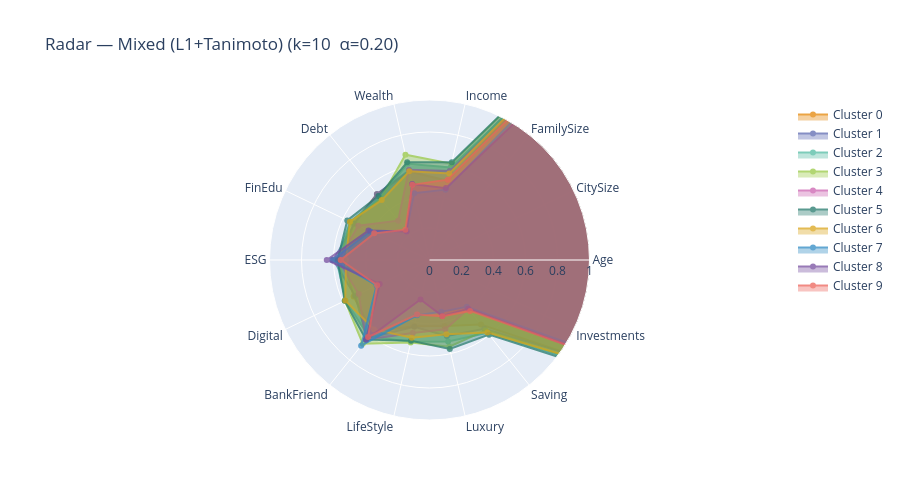

Notebook code cell kept with this figure:
### Code cell
JOB_MAP  = {1: "Unemployed", 2: "Employee", 3: "Manager",
             4: "Entrepreneur", 5: "Retired"}
INV_MAP  = {1: "None", 2: "Lump Sum", 3: "Cap. Accum."}
GEN_MAP  = {0: "Male", 1: "Female"}
AREA_MAP = {1: "North", 2: "Center", 3: "South"}

KEY_FEATURES = ["Income", "Wealth", "Debt", "Saving", "Luxury", "FinEdu"]
PAL          = px.colors.qualitative.Vivid

for name, src in umap_sources.items():
    k   = src["k"]
    lbl = src["labels"]
    alpha_tag = f"  α={src['alpha']:.2f}" if src["alpha"] is not None else ""

    df_p = df.copy()
    df_p["Cluster"] = lbl

    num_profile_cols = [c for c in numerical_cols if c in df_p.columns]

    # ── Summary table ─────────────────────────────────────────────────────────
    rows = []
    for c in range(k):
        g   = df_p[df_p["Cluster"] == c]
        row = {"Cluster": c, "N": len(g), "%": f"{len(g)/len(df_p)*100:.1f}%"}
        for col in num_profile_cols:
            row[col] = round(float(g[col].mean()), 3)
        row["Job"]    = JOB_MAP.get(int(g["Job"].mode()[0]), "?")
        row["Gender"] = GEN_MAP.get(int(g["Gender"].mode()[0]), "?")
        row["Area"]   = AREA_MAP.get(int(g["Area"].mode()[0]), "?")
        rows.append(row)

    print(f"\n{'='*60}")
    print(f" {name} — k={k}{alpha_tag} cluster summary")
    print(f"{'='*60}")
    display(pd.DataFrame(rows))

    # ── Radar chart ───────────────────────────────────────────────────────────
    radar = go.Figure()
    for c in range(k):
        g    = df_p[df_p["Cluster"] == c]
        vals = [float(g[col].mean()) for col in num_profile_cols]
        radar.add_trace(go.Scatterpolar(
            r=vals + [vals[0]],
            theta=num_profile_cols + [num_profile_cols[0]],
            fill="toself", name=f"Cluster {c}",
            line_color=PAL[c], opacity=0.75,
        ))
    radar.update_layout(
        polar=dict(radialaxis=dict(visible=True, range=[0, 1])),
        title=f"Radar — {name} (k={k}{alpha_tag})",
        height=500,
    )
    radar.show()

    # ── Boxplots for key features ─────────────────────────────────────────────
    box = make_subplots(rows=1, cols=len(KEY_FEATURES),
                        subplot_titles=KEY_FEATURES)
    for ci, col in enumerate(KEY_FEATURES):
        for c in range(k):
            g = df_p[df_p["Cluster"] == c]
            box.add_trace(go.Box(
                y=g[col].tolist(), name=f"Cluster {c}",
                marker_color=PAL[c], showlegend=(ci == 0),
            ), row=1, col=ci + 1)
    box.update_layout(
        height=420, boxmode="group",
        title_text=f"Key Features by Cluster — {name} (k={k}{alpha_tag})",
    )
    box.show()

### Figure 1 — Plotly figure (JSON) as saved in the notebook; plotly's stock layout.template omitted (floating-point values rounded to 4 significant figures)
{"data": [{"fill": "toself", "line": {"color": "rgb(229, 134, 6)"}, "name": "Cluster 0", "opacity": 0.75, "r": [57.06, 1.611, 3.056, 0.5075, 0.567, 0.5262, 0.5284, 0.5359, 0.5263, 0.5724, 0.4249, 0.4228, 0.516, 2.222, 57.06], "theta": ["Age", "CitySize", "FamilySize", "Income", "Wealth", "Debt", "FinEdu", "ESG", "Digital", "BankFriend", "LifeStyle", "Luxury", "Saving", "Investments", "Age"], "type": "scatterpolar"}, {"fill": "toself", "line": {"color": "rgb(93, 105, 177)"}, "name": "Cluster 1", "opacity": 0.75, "r": [69.95, 1.762, 2.905, 0.57, 0.5741, 0.5277, 0.5206, 0.6017, 0.5158, 0.6268, 0.4276, 0.4874, 0.5501, 2, 69.95], "theta": ["Age", "CitySize", "FamilySize", "Income", "Wealth", "Debt", "FinEdu", "ESG", "Digital", "BankFriend", "LifeStyle", "Luxury", "Saving", "Investments", "Age"], "type": "scatterpolar"}, {"fill": "toself", "line": {"color": "rgb(82, 188, 163)"}, "name": "Cluster 2", "opacity": 0.75, "r": [56.32, 2.049, 2.407, 0.5926, 0.6167, 0.4986, 0.5496, 0.581, 0.5827, 0.6108, 0.5245, 0.5225, 0.5822, 2.228, 56.32], "theta": ["Age", "CitySize", "FamilySize", "Income", "Wealth", "Debt", "FinEdu", "ESG", "Digital", "BankFriend", "LifeStyle", "Luxury", "Saving", "Investments", "Age"], "type": "scatterpolar"}, {"fill": "toself", "line": {"color": "rgb(153, 201, 69)"}, "name": "Cluster 3", "opacity": 0.75, "r": [53.51, 1.971, 2.743, 0.6171, 0.6751, 0.4898, 0.5479, 0.5604, 0.5868, 0.669, 0.5283, 0.5561, 0.5628, 2.229, 53.51], "theta": ["Age", "CitySize", "FamilySize", "Income", "Wealth", "Debt", "FinEdu", "ESG", "Digital", "BankFriend", "LifeStyle", "Luxury", "Saving", "Investments", "Age"], "type": "scatterpolar"}, {"fill": "toself", "line": {"color": "rgb(204, 97, 176)"}, "name": "Cluster 4", "opacity": 0.75, "r": [60.83, 2.043, 2.217, 0.5713, 0.578, 0.314, 0.4939, 0.5694, 0.4909, 0.6362, 0.4685, 0.4441, 0.3904, 2.043, 60.83], "theta": ["Age", "CitySize", "FamilySize", "Income", "Wealth", "Debt", "FinEdu", "ESG", "Digital", "BankFriend", "LifeStyle", "Luxury", "Saving", "Investments", "Age"], "type": "scatterpolar"}, {"fill": "toself", "line": {"color": "rgb(36, 121, 108)"}, "name": "Cluster 5", "opacity": 0.75, "r": [57.71, 1.992, 2.713, 0.6262, 0.627, 0.5118, 0.5706, 0.5743, 0.5884, 0.6365, 0.5174, 0.5707, 0.5969, 2.403, 57.71], "theta": ["Age", "CitySize", "FamilySize", "Income", "Wealth", "Debt", "FinEdu", "ESG", "Digital", "BankFriend", "LifeStyle", "Luxury", "Saving", "Investments", "Age"], "type": "scatterpolar"}, {"fill": "toself", "line": {"color": "rgb(218, 165, 27)"}, "name": "Cluster 6", "opacity": 0.75, "r": [55.55, 1.85, 2.6, 0.5539, 0.5689, 0.4788, 0.5521, 0.5216, 0.5844, 0.555, 0.4978, 0.4759, 0.5803, 2.05, 55.55], "theta": ["Age", "CitySize", "FamilySize", "Income", "Wealth", "Debt", "FinEdu", "ESG", "Digital", "BankFriend", "LifeStyle", "Luxury", "Saving", "Investments", "Age"], "type": "scatterpolar"}, {"fill": "toself", "line": {"color": "rgb(47, 138, 196)"}, "name": "Cluster 7", "opacity": 0.75, "r": [74.94, 1.638, 2.34, 0.4509, 0.4284, 0.2319, 0.4104, 0.607, 0.3668, 0.6854, 0.3542, 0.3324, 0.3739, 1.872, 74.94], "theta": ["Age", "CitySize", "FamilySize", "Income", "Wealth", "Debt", "FinEdu", "ESG", "Digital", "BankFriend", "LifeStyle", "Luxury", "Saving", "Investments", "Age"], "type": "scatterpolar"}, {"fill": "toself", "line": {"color": "rgb(118, 78, 159)"}, "name": "Cluster 8", "opacity": 0.75, "r": [75.1, 1.865, 1.846, 0.4608, 0.4867, 0.2288, 0.4232, 0.6422, 0.3454, 0.6362, 0.2532, 0.3582, 0.3894, 2.096, 75.1], "theta": ["Age", "CitySize", "FamilySize", "Income", "Wealth", "Debt", "FinEdu", "ESG", "Digital", "BankFriend", "LifeStyle", "Luxury", "Saving", "Investments", "Age"], "type": "scatterpolar"}, {"fill": "toself", "line": {"color": "rgb(237, 100, 90)"}, "name": "Cluster 9", "opacity": 0.75, "r": [67.59, 1.667, 2.444, 0.515, 0.4823, 0.2419, 0.3836, 0.5549, 0.363, 0.6157, 0.3493, 0.3609, 0.4069, 2, 67.59], "theta": ["Age", "CitySize", "FamilySize", "Income", "Wealth", "Debt", "FinEdu", "ESG", "Digital", "BankFriend", "LifeStyle", "Luxury", "Saving", "Investments", "Age"], "type": "scatterpolar"}], "layout": {"height": 500, "polar": {"radialaxis": {"range": [0, 1], "visible": true}}, "title": {"text": "Radar — Mixed (L1+Tanimoto) (k=10  α=0.20)"}}}
